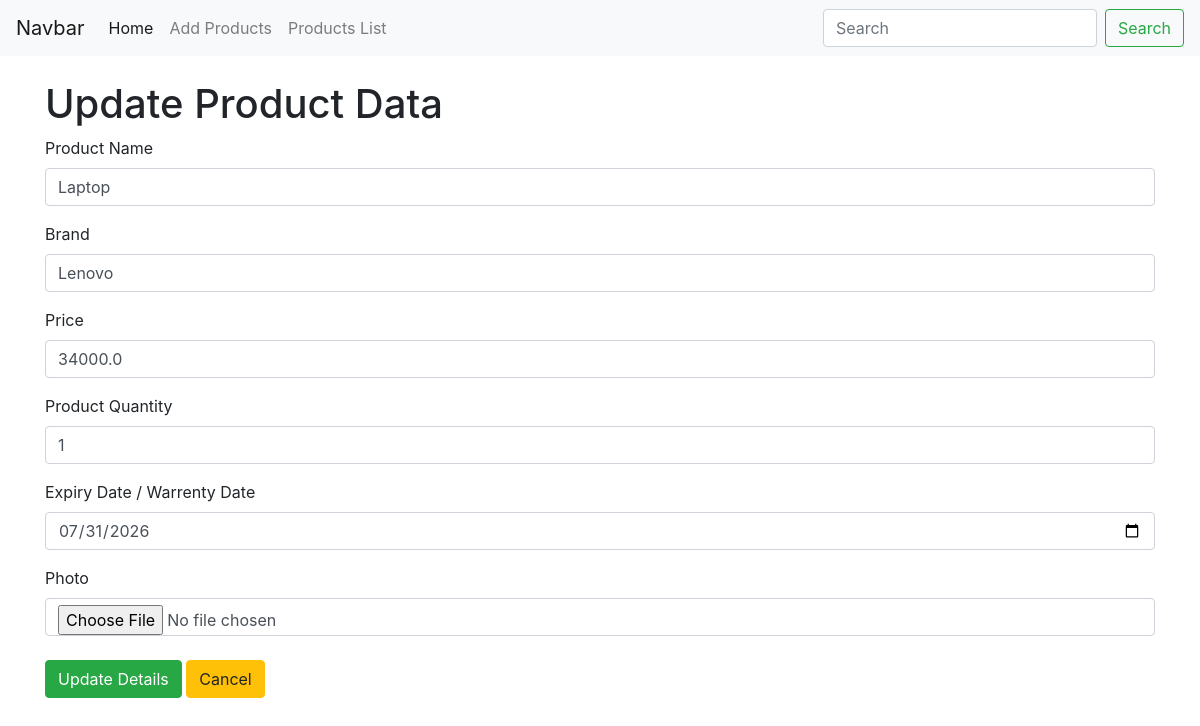
Screenshot of /update/6/ with the database file from the repository.
### Products/models.py (models this page shows, shortened)
class Products(models.Model):
    name = models.CharField(max_length=50)
    brand = models.CharField(max_length=50)
    price = models.FloatField()
    quantity = models.IntegerField()
    exp_date = models.DateField(null=True, blank=True)
    image = models.ImageField(upload_to= 'products/', default=None, null=False)

### Products/views.py (the view, shortened to what this page needs)
# urls.py: path('update/<int:id>/',views.update, name='update'),
def update(request, id):
    obj = Products.objects.get(id = id)
    return render(request, 'update_products.html', context = {'obj':obj})

### Products/templates/update_products.html (shortened to what this page needs)
{% extends 'base.html' %}
{% block body %}
<div class="container mt-4">
    <h1>Update Product Data</h1>
    <form method="POST" enctype="multipart/form-data">
        <div class="form-group mb-3">
            <label for="p_name">Product Name</label>
            <input type="text" class="form-control" name="p_name" id="p_name" value="{{ obj.name }}" required />
        </div>
        <div class="form-group mb-3">
            <label for="p_brand">Brand</label>
            <input type="text" class="form-control" id="p_brand" name="p_brand" value="{{ obj.brand }}" required />
        </div>
        <div class="form-group mb-3">
            <label for="p_price">Price</label>
            <input type="number" step="0.01" class="form-control" name="p_price" id="p_price" value="{{ obj.price }}" required />
        </div>
        <div class="form-group mb-3">
            <label for="p_quantity">Product Quantity</label>
            <input type="number" class="form-control" name="p_quantity" id="p_quantity" value="{{ obj.quantity }}" required />
        </div>
        <div class="form-group mb-3">
            <label for="p_exp_date">Expiry Date / Warrenty Date</label>
            <input type="date" class="form-control" name="p_exp_date" id="p_exp_date" value="{{ obj.exp_date|date:'Y-m-d' }}" />
        </div>
        <div class="form-group">
            <label for="productImage">Photo</label>
            <input type="file" class="form-control" id="productImage" name="product_image"/>
        </div>
        <div class="mt-4">
            <button type="submit" class="btn btn-success">Update Details</button>
            <a href="/list/" class="btn btn-warning">Cancel</a>
        </div>
    </form>
</div>
{% endblock %}

### rows the page displays
Products: p_name "Laptop", p_brand "Lenovo", p_price "34000.0", p_quantity "1", p_exp_date "07/31/2026"
